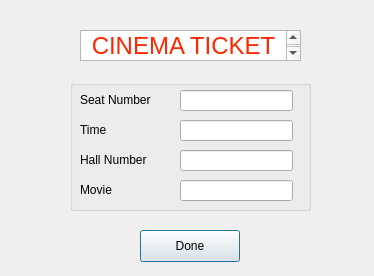
<?xml version="1.0" encoding="UTF-8"?>
<ui version="4.0">
 <class>PrintTicket</class>
 <widget class="QDialog" name="PrintTicket">
  <property name="geometry">
   <rect>
    <x>0</x>
    <y>0</y>
    <width>374</width>
    <height>276</height>
   </rect>
  </property>
  <property name="windowTitle">
   <string>Dialog</string>
  </property>
  <widget class="QGroupBox" name="groupBox">
   <property name="geometry">
    <rect>
     <x>70</x>
     <y>80</y>
     <width>241</width>
     <height>131</height>
    </rect>
   </property>
   <property name="title">
    <string/>
   </property>
   <widget class="QLabel" name="label">
    <property name="geometry">
     <rect>
      <x>10</x>
      <y>10</y>
      <width>111</width>
      <height>20</height>
     </rect>
    </property>
    <property name="text">
     <string>Seat Number</string>
    </property>
   </widget>
   <widget class="QLabel" name="label_2">
    <property name="geometry">
     <rect>
      <x>10</x>
      <y>40</y>
      <width>111</width>
      <height>20</height>
     </rect>
    </property>
    <property name="text">
     <string>Time</string>
    </property>
   </widget>
   <widget class="QLabel" name="label_3">
    <property name="geometry">
     <rect>
      <x>10</x>
      <y>100</y>
      <width>111</width>
      <height>20</height>
     </rect>
    </property>
    <property name="text">
     <string>Movie</string>
    </property>
   </widget>
   <widget class="QLabel" name="label_4">
    <property name="geometry">
     <rect>
      <x>10</x>
      <y>70</y>
      <width>111</width>
      <height>20</height>
     </rect>
    </property>
    <property name="text">
     <string>Hall Number</string>
    </property>
   </widget>
   <widget class="QLineEdit" name="lineEdit">
    <property name="geometry">
     <rect>
      <x>110</x>
      <y>10</y>
      <width>113</width>
      <height>21</height>
     </rect>
    </property>
   </widget>
   <widget class="QLineEdit" name="lineEdit_3">
    <property name="geometry">
     <rect>
      <x>110</x>
      <y>100</y>
      <width>113</width>
      <height>21</height>
     </rect>
    </property>
   </widget>
   <widget class="QLineEdit" name="lineEdit_4">
    <property name="geometry">
     <rect>
      <x>110</x>
      <y>70</y>
      <width>113</width>
      <height>21</height>
     </rect>
    </property>
   </widget>
   <widget class="QLineEdit" name="lineEdit_5">
    <property name="geometry">
     <rect>
      <x>110</x>
      <y>40</y>
      <width>113</width>
      <height>21</height>
     </rect>
    </property>
   </widget>
  </widget>
  <widget class="QTextEdit" name="textEdit">
   <property name="geometry">
    <rect>
     <x>80</x>
     <y>30</y>
     <width>221</width>
     <height>31</height>
    </rect>
   </property>
   <property name="html">
    <string>&lt;!DOCTYPE HTML PUBLIC &quot;-//W3C//DTD HTML 4.0//EN&quot; &quot;http://www.w3.org/TR/REC-html40/strict.dtd&quot;&gt;
&lt;html&gt;&lt;head&gt;&lt;meta name=&quot;qrichtext&quot; content=&quot;1&quot; /&gt;&lt;meta charset=&quot;utf-8&quot; /&gt;&lt;style type=&quot;text/css&quot;&gt;
p, li { white-space: pre-wrap; }
hr { height: 1px; border-width: 0; }
li.unchecked::marker { content: &quot;\2610&quot;; }
li.checked::marker { content: &quot;\2612&quot;; }
&lt;/style&gt;&lt;/head&gt;&lt;body style=&quot; font-family:'.AppleSystemUIFont'; font-size:13pt; font-weight:400; font-style:normal;&quot;&gt;
&lt;p align=&quot;center&quot; style=&quot; margin-top:0px; margin-bottom:0px; margin-left:0px; margin-right:0px; -qt-block-indent:0; text-indent:0px;&quot;&gt;&lt;span style=&quot; font-size:18pt; color:#ff2600;&quot;&gt;CINEMA TICKET&lt;/span&gt;&lt;span style=&quot; font-size:18pt;&quot;&gt;&lt;br /&gt;&lt;/span&gt;&lt;/p&gt;
&lt;p align=&quot;center&quot; style=&quot;-qt-paragraph-type:empty; margin-top:0px; margin-bottom:0px; margin-left:0px; margin-right:0px; -qt-block-indent:0; text-indent:0px; font-size:18pt;&quot;&gt;&lt;br /&gt;&lt;/p&gt;&lt;/body&gt;&lt;/html&gt;</string>
   </property>
  </widget>
  <widget class="QPushButton" name="pushButton">
   <property name="geometry">
    <rect>
     <x>140</x>
     <y>230</y>
     <width>100</width>
     <height>32</height>
    </rect>
   </property>
   <property name="text">
    <string>Done</string>
   </property>
  </widget>
 </widget>
 <resources/>
 <connections/>
</ui>
